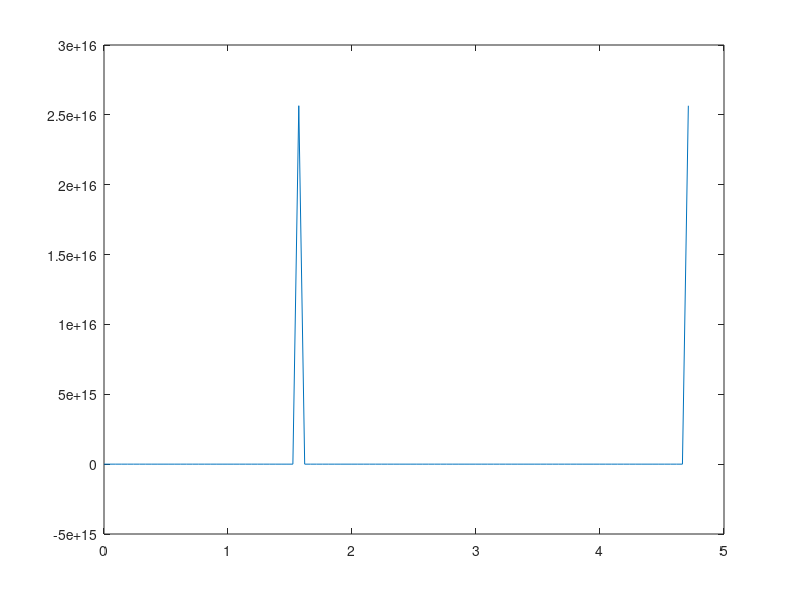
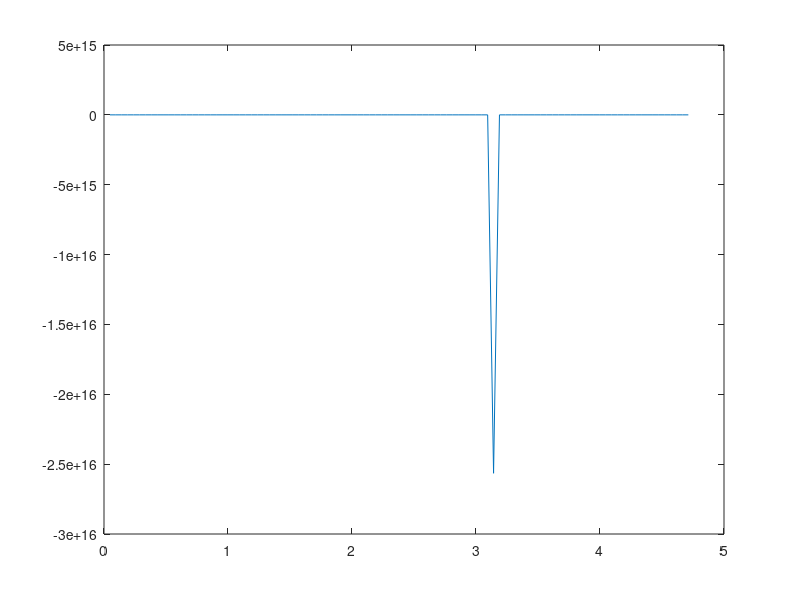
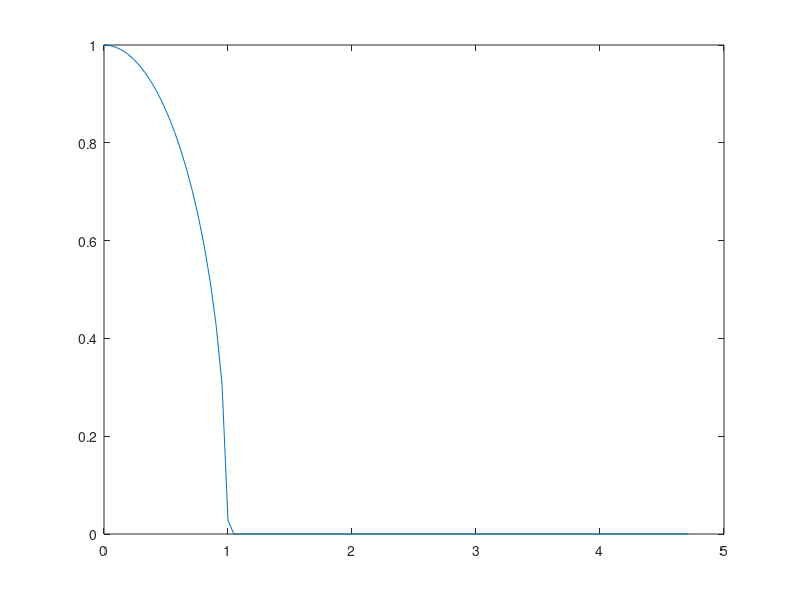

Here is the MATLAB script that generated these plots, in order:
function waveguide_modes()

  x = linspace(0, 3*pi/2);
  d=1;
  mu=1;
  mu1=1;
  y_even = mu/mu1*x.*tan(x);
  y_odd = mu/mu1*x.*cot(x);
  y = sqrt(1-x.^2);
  figure;
  plot(x,y_even);
  figure;
  plot(x,y_odd);
  figure;
  plot(x,y);

end
